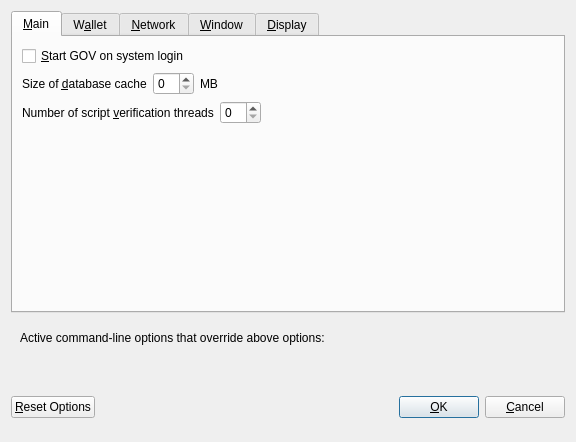
<?xml version="1.0" encoding="UTF-8"?>
<ui version="4.0">
 <class>OptionsDialog</class>
 <widget class="QDialog" name="OptionsDialog">
  <property name="geometry">
   <rect>
    <x>0</x>
    <y>0</y>
    <width>576</width>
    <height>442</height>
   </rect>
  </property>
  <property name="windowTitle">
   <string>Options</string>
  </property>
  <property name="modal">
   <bool>true</bool>
  </property>
  <layout class="QVBoxLayout" name="verticalLayout">
   <item>
    <widget class="QTabWidget" name="tabWidget">
     <property name="currentIndex">
      <number>0</number>
     </property>
     <widget class="QWidget" name="tabMain">
      <attribute name="title">
       <string>&amp;Main</string>
      </attribute>
      <layout class="QVBoxLayout" name="verticalLayout_Main">
       <item>
        <widget class="QCheckBox" name="bitcoinAtStartup">
         <property name="toolTip">
          <string>Automatically start GOV after logging in to the system.</string>
         </property>
         <property name="text">
          <string>&amp;Start GOV on system login</string>
         </property>
        </widget>
       </item>
       <item>
        <layout class="QHBoxLayout" name="horizontalLayout_2_Main">
         <item>
          <widget class="QLabel" name="databaseCacheLabel">
           <property name="text">
            <string>Size of &amp;database cache</string>
           </property>
           <property name="textFormat">
            <enum>Qt::PlainText</enum>
           </property>
           <property name="buddy">
            <cstring>databaseCache</cstring>
           </property>
          </widget>
         </item>
         <item>
          <widget class="QSpinBox" name="databaseCache"/>
         </item>
         <item>
          <widget class="QLabel" name="databaseCacheUnitLabel">
           <property name="text">
            <string>MB</string>
           </property>
           <property name="textFormat">
            <enum>Qt::PlainText</enum>
           </property>
          </widget>
         </item>
         <item>
          <spacer name="horizontalSpacer_2_Main">
           <property name="orientation">
            <enum>Qt::Horizontal</enum>
           </property>
           <property name="sizeHint" stdset="0">
            <size>
             <width>40</width>
             <height>20</height>
            </size>
           </property>
          </spacer>
         </item>
        </layout>
       </item>
       <item>
        <layout class="QHBoxLayout" name="horizontalLayout_3_Main">
         <item>
          <widget class="QLabel" name="threadsScriptVerifLabel">
           <property name="text">
            <string>Number of script &amp;verification threads</string>
           </property>
           <property name="textFormat">
            <enum>Qt::PlainText</enum>
           </property>
           <property name="buddy">
            <cstring>threadsScriptVerif</cstring>
           </property>
          </widget>
         </item>
         <item>
          <widget class="QSpinBox" name="threadsScriptVerif">
           <property name="toolTip">
            <string>(0 = auto, &lt;0 = leave that many cores free)</string>
           </property>
          </widget>
         </item>
         <item>
          <spacer name="horizontalSpacer_3_Main">
           <property name="orientation">
            <enum>Qt::Horizontal</enum>
           </property>
           <property name="sizeHint" stdset="0">
            <size>
             <width>40</width>
             <height>20</height>
            </size>
           </property>
          </spacer>
         </item>
        </layout>
       </item>
       <item>
        <spacer name="verticalSpacer_2">
         <property name="orientation">
          <enum>Qt::Vertical</enum>
         </property>
         <property name="sizeHint" stdset="0">
          <size>
           <width>20</width>
           <height>40</height>
          </size>
         </property>
        </spacer>
       </item>
      </layout>
     </widget>
     <widget class="QWidget" name="tabWallet">
      <attribute name="title">
       <string>W&amp;allet</string>
      </attribute>
      <layout class="QVBoxLayout" name="verticalLayout_Wallet">
       <item>
        <layout class="QHBoxLayout" name="horizontalLayout_2_Wallet">
         <item>
          <widget class="QLabel" name="labelStakeSplitThresholdText">
           <property name="text">
            <string>Stake split threshold:</string>
           </property>
          </widget>
         </item>
         <item>
          <widget class="QSpinBox" name="spinBoxStakeSplitThreshold">
           <property name="minimum">
            <number>1</number>
           </property>
           <property name="maximum">
            <number>999999</number>
           </property>
          </widget>
         </item>
        </layout>
       </item>
       <item>
        <widget class="QGroupBox" name="groupBox">
         <property name="title">
          <string>Expert</string>
         </property>
         <layout class="QVBoxLayout" name="verticalLayout_2">
          <item>
           <widget class="QCheckBox" name="coinControlFeatures">
            <property name="toolTip">
             <string>Whether to show coin control features or not.</string>
            </property>
            <property name="text">
             <string>Enable coin &amp;control features</string>
            </property>
           </widget>
          </item>
          <item>
           <widget class="QCheckBox" name="showMasternodesTab">
            <property name="toolTip">
             <string>Show additional tab listing all your masternodes in first sub-tab&lt;br/&gt;and all masternodes on the network in second sub-tab.</string>
            </property>
            <property name="text">
             <string>Show Masternodes Tab</string>
            </property>
           </widget>
          </item>
          <item>
           <widget class="QCheckBox" name="spendZeroConfChange">
            <property name="toolTip">
             <string>If you disable the spending of unconfirmed change, the change from a transaction&lt;br/&gt;cannot be used until that transaction has at least one confirmation.&lt;br/&gt;This also affects how your balance is computed.</string>
            </property>
            <property name="text">
             <string>&amp;Spend unconfirmed change</string>
            </property>
           </widget>
          </item>
         </layout>
        </widget>
       </item>
       <item>
        <spacer name="verticalSpacer_Wallet">
         <property name="orientation">
          <enum>Qt::Vertical</enum>
         </property>
         <property name="sizeHint" stdset="0">
          <size>
           <width>20</width>
           <height>40</height>
          </size>
         </property>
        </spacer>
       </item>
      </layout>
     </widget>
     <widget class="QWidget" name="tabNetwork">
      <attribute name="title">
       <string>&amp;Network</string>
      </attribute>
      <layout class="QVBoxLayout" name="verticalLayout_Network">
       <item>
        <widget class="QCheckBox" name="mapPortUpnp">
         <property name="toolTip">
          <string>Automatically open the GOV client port on the router. This only works when your router supports UPnP and it is enabled.</string>
         </property>
         <property name="text">
          <string>Map port using &amp;UPnP</string>
         </property>
        </widget>
       </item>
       <item>
        <widget class="QCheckBox" name="allowIncoming">
         <property name="toolTip">
          <string>Accept connections from outside</string>
         </property>
         <property name="text">
          <string>Allow incoming connections</string>
         </property>
        </widget>
       </item>
       <item>
        <widget class="QCheckBox" name="connectSocks">
         <property name="toolTip">
          <string>Connect to the GOV network through a SOCKS5 proxy.</string>
         </property>
         <property name="text">
          <string>&amp;Connect through SOCKS5 proxy (default proxy):</string>
         </property>
        </widget>
       </item>
       <item>
        <layout class="QHBoxLayout" name="horizontalLayout_1_Network">
         <item>
          <widget class="QLabel" name="proxyIpLabel">
           <property name="text">
            <string>Proxy &amp;IP:</string>
           </property>
           <property name="textFormat">
            <enum>Qt::PlainText</enum>
           </property>
           <property name="buddy">
            <cstring>proxyIp</cstring>
           </property>
          </widget>
         </item>
         <item>
          <widget class="QValidatedLineEdit" name="proxyIp">
           <property name="minimumSize">
            <size>
             <width>140</width>
             <height>0</height>
            </size>
           </property>
           <property name="maximumSize">
            <size>
             <width>140</width>
             <height>16777215</height>
            </size>
           </property>
           <property name="toolTip">
            <string>IP address of the proxy (e.g. IPv4: 127.0.0.1 / IPv6: ::1)</string>
           </property>
          </widget>
         </item>
         <item>
          <widget class="QLabel" name="proxyPortLabel">
           <property name="text">
            <string>&amp;Port:</string>
           </property>
           <property name="textFormat">
            <enum>Qt::PlainText</enum>
           </property>
           <property name="buddy">
            <cstring>proxyPort</cstring>
           </property>
          </widget>
         </item>
         <item>
          <widget class="QLineEdit" name="proxyPort">
           <property name="minimumSize">
            <size>
             <width>55</width>
             <height>0</height>
            </size>
           </property>
           <property name="maximumSize">
            <size>
             <width>55</width>
             <height>16777215</height>
            </size>
           </property>
           <property name="toolTip">
            <string>Port of the proxy (e.g. 9050)</string>
           </property>
          </widget>
         </item>
         <item>
          <spacer name="horizontalSpacer_1_Network">
           <property name="orientation">
            <enum>Qt::Horizontal</enum>
           </property>
           <property name="sizeHint" stdset="0">
            <size>
             <width>40</width>
             <height>20</height>
            </size>
           </property>
          </spacer>
         </item>
        </layout>
       </item>
       <item>
        <spacer name="verticalSpacer_Network">
         <property name="orientation">
          <enum>Qt::Vertical</enum>
         </property>
         <property name="sizeHint" stdset="0">
          <size>
           <width>20</width>
           <height>40</height>
          </size>
         </property>
        </spacer>
       </item>
      </layout>
     </widget>
     <widget class="QWidget" name="tabWindow">
      <attribute name="title">
       <string>&amp;Window</string>
      </attribute>
      <layout class="QVBoxLayout" name="verticalLayout_Window">
       <item>
        <widget class="QCheckBox" name="minimizeToTray">
         <property name="toolTip">
          <string>Show only a tray icon after minimizing the window.</string>
         </property>
         <property name="text">
          <string>&amp;Minimize to the tray instead of the taskbar</string>
         </property>
        </widget>
       </item>
       <item>
        <widget class="QCheckBox" name="minimizeOnClose">
         <property name="toolTip">
          <string>Minimize instead of exit the application when the window is closed. When this option is enabled, the application will be closed only after selecting Quit in the menu.</string>
         </property>
         <property name="text">
          <string>M&amp;inimize on close</string>
         </property>
        </widget>
       </item>
       <item>
        <spacer name="verticalSpacer_Window">
         <property name="orientation">
          <enum>Qt::Vertical</enum>
         </property>
         <property name="sizeHint" stdset="0">
          <size>
           <width>20</width>
           <height>40</height>
          </size>
         </property>
        </spacer>
       </item>
      </layout>
     </widget>
     <widget class="QWidget" name="tabDisplay">
      <attribute name="title">
       <string>&amp;Display</string>
      </attribute>
      <layout class="QVBoxLayout" name="verticalLayout_Display">
       <item>
        <layout class="QHBoxLayout" name="horizontalLayout_1_Display">
         <item>
          <widget class="QLabel" name="langLabel">
           <property name="text">
            <string>User Interface &amp;language:</string>
           </property>
           <property name="textFormat">
            <enum>Qt::PlainText</enum>
           </property>
           <property name="buddy">
            <cstring>lang</cstring>
           </property>
          </widget>
         </item>
         <item>
          <widget class="QValueComboBox" name="lang">
           <property name="toolTip">
            <string>The user interface language can be set here. This setting will take effect after restarting GOV.</string>
           </property>
          </widget>
         </item>
        </layout>
       </item>
       <item>
        <widget class="Line" name="line">
         <property name="orientation">
          <enum>Qt::Horizontal</enum>
         </property>
        </widget>
       </item>
       <item>
        <layout class="QHBoxLayout" name="horizontalLayout_2_Display">
         <item>
          <widget class="QLabel" name="unitLabel">
           <property name="text">
            <string>&amp;Unit to show amounts in:</string>
           </property>
           <property name="textFormat">
            <enum>Qt::PlainText</enum>
           </property>
           <property name="buddy">
            <cstring>unit</cstring>
           </property>
          </widget>
         </item>
         <item>
          <widget class="QValueComboBox" name="unit">
           <property name="toolTip">
            <string>Choose the default subdivision unit to show in the interface and when sending coins.</string>
           </property>
          </widget>
         </item>
        </layout>
       </item>
       <item>
        <layout class="QHBoxLayout" name="horizontalLayout_5_Display">
         <item>
          <widget class="QLabel" name="digitsLabel">
           <property name="text">
            <string>Decimal digits</string>
           </property>
          </widget>
         </item>
         <item>
          <widget class="QValueComboBox" name="digits"/>
         </item>
        </layout>
       </item>
       <item>
        <layout class="QHBoxLayout" name="horizontalLayout_3_Display">
         <item>
          <widget class="QLabel" name="thirdPartyTxUrlsLabel">
           <property name="toolTip">
            <string>Third party URLs (e.g. a block explorer) that appear in the transactions tab as context menu items. %s in the URL is replaced by transaction hash. Multiple URLs are separated by vertical bar |.</string>
           </property>
           <property name="text">
            <string>Third party transaction URLs</string>
           </property>
           <property name="buddy">
            <cstring>thirdPartyTxUrls</cstring>
           </property>
          </widget>
         </item>
         <item>
          <widget class="QLineEdit" name="thirdPartyTxUrls">
           <property name="toolTip">
            <string>Third party URLs (e.g. a block explorer) that appear in the transactions tab as context menu items. %s in the URL is replaced by transaction hash. Multiple URLs are separated by vertical bar |.</string>
           </property>
          </widget>
         </item>
        </layout>
       </item>
       <item>
        <spacer name="verticalSpacer">
         <property name="orientation">
          <enum>Qt::Vertical</enum>
         </property>
         <property name="sizeHint" stdset="0">
          <size>
           <width>20</width>
           <height>40</height>
          </size>
         </property>
        </spacer>
       </item>
      </layout>
     </widget>
    </widget>
   </item>
   <item>
    <widget class="QFrame" name="frame">
     <layout class="QVBoxLayout" name="verticalLayout_Bottom">
      <item>
       <layout class="QHBoxLayout" name="horizontalLayout_Bottom">
        <item>
         <widget class="QLabel" name="overriddenByCommandLineInfoLabel">
          <property name="text">
           <string>Active command-line options that override above options:</string>
          </property>
          <property name="textFormat">
           <enum>Qt::PlainText</enum>
          </property>
         </widget>
        </item>
        <item>
         <spacer name="horizontalSpacer_Bottom">
          <property name="orientation">
           <enum>Qt::Horizontal</enum>
          </property>
          <property name="sizeHint" stdset="0">
           <size>
            <width>40</width>
            <height>20</height>
           </size>
          </property>
         </spacer>
        </item>
       </layout>
      </item>
      <item>
       <widget class="QLabel" name="overriddenByCommandLineLabel">
        <property name="text">
         <string/>
        </property>
        <property name="textFormat">
         <enum>Qt::PlainText</enum>
        </property>
        <property name="wordWrap">
         <bool>true</bool>
        </property>
       </widget>
      </item>
     </layout>
    </widget>
   </item>
   <item>
    <layout class="QHBoxLayout" name="horizontalLayout_Buttons">
     <item>
      <widget class="QPushButton" name="resetButton">
       <property name="toolTip">
        <string>Reset all client options to default.</string>
       </property>
       <property name="text">
        <string>&amp;Reset Options</string>
       </property>
       <property name="autoDefault">
        <bool>false</bool>
       </property>
      </widget>
     </item>
     <item>
      <spacer name="horizontalSpacer_1">
       <property name="orientation">
        <enum>Qt::Horizontal</enum>
       </property>
       <property name="sizeHint" stdset="0">
        <size>
         <width>40</width>
         <height>48</height>
        </size>
       </property>
      </spacer>
     </item>
     <item>
      <widget class="QLabel" name="statusLabel">
       <property name="minimumSize">
        <size>
         <width>200</width>
         <height>0</height>
        </size>
       </property>
       <property name="font">
        <font>
         <weight>75</weight>
         <bold>true</bold>
        </font>
       </property>
       <property name="text">
        <string/>
       </property>
       <property name="textFormat">
        <enum>Qt::PlainText</enum>
       </property>
       <property name="wordWrap">
        <bool>true</bool>
       </property>
      </widget>
     </item>
     <item>
      <spacer name="horizontalSpacer_2">
       <property name="orientation">
        <enum>Qt::Horizontal</enum>
       </property>
       <property name="sizeHint" stdset="0">
        <size>
         <width>40</width>
         <height>48</height>
        </size>
       </property>
      </spacer>
     </item>
     <item>
      <widget class="QPushButton" name="okButton">
       <property name="text">
        <string>&amp;OK</string>
       </property>
       <property name="autoDefault">
        <bool>false</bool>
       </property>
       <property name="default">
        <bool>true</bool>
       </property>
      </widget>
     </item>
     <item>
      <widget class="QPushButton" name="cancelButton">
       <property name="text">
        <string>&amp;Cancel</string>
       </property>
       <property name="autoDefault">
        <bool>false</bool>
       </property>
      </widget>
     </item>
    </layout>
   </item>
  </layout>
 </widget>
 <customwidgets>
  <customwidget>
   <class>QValidatedLineEdit</class>
   <extends>QLineEdit</extends>
   <header>qvalidatedlineedit.h</header>
  </customwidget>
  <customwidget>
   <class>QValueComboBox</class>
   <extends>QComboBox</extends>
   <header>qvaluecombobox.h</header>
  </customwidget>
 </customwidgets>
 <resources/>
 <connections/>
</ui>
